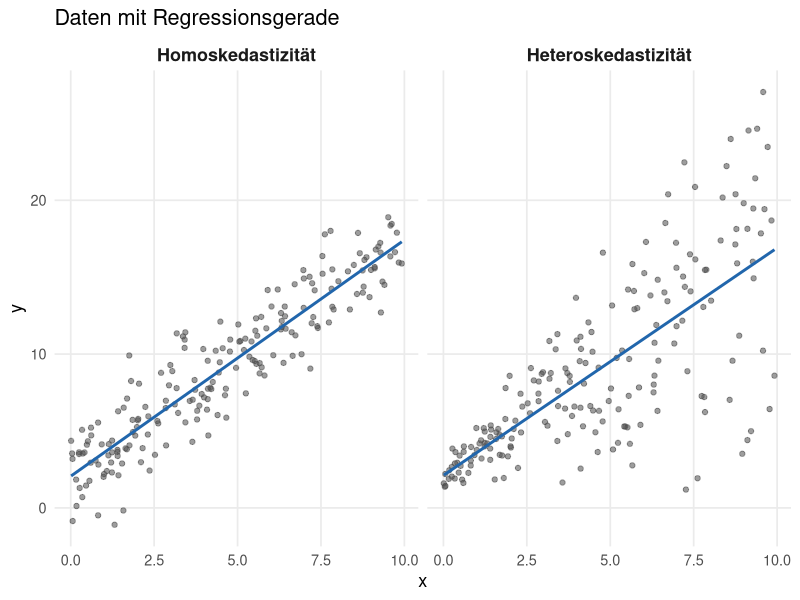
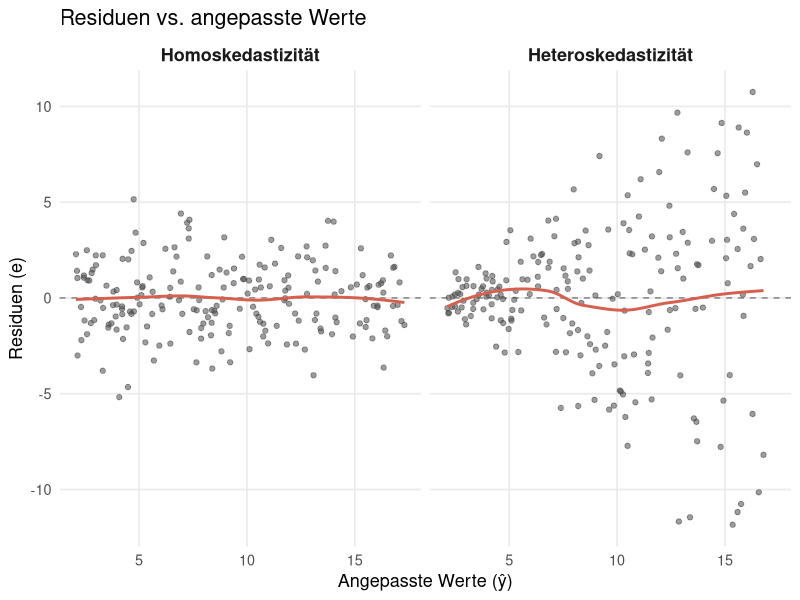
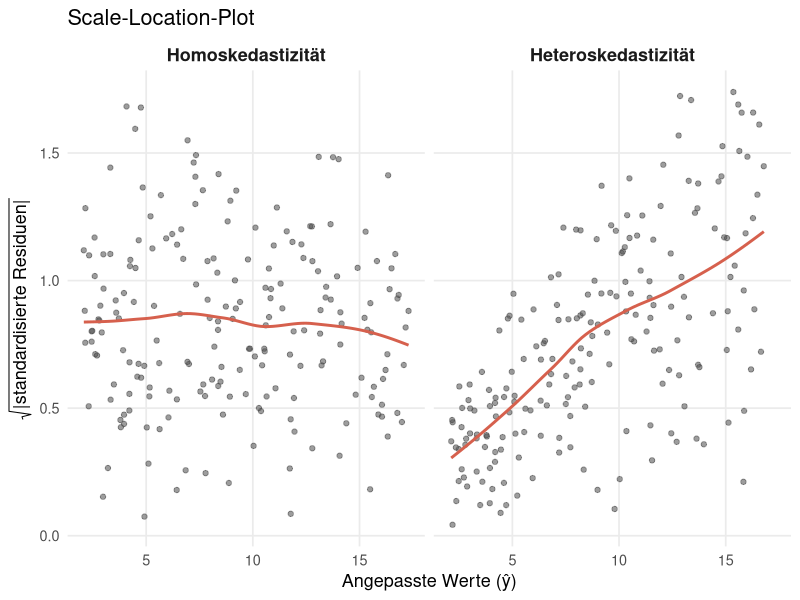
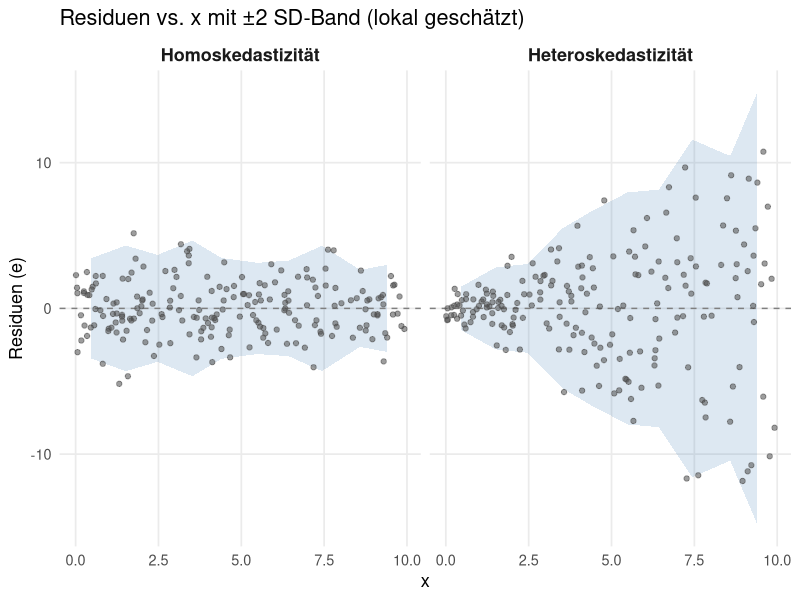

Write the R code that produced these figures, in order.
# =============================================================================
# Model diagnostics: homoscedasticity vs. heteroscedasticity
# Simulated data, linear regression, diagnostic scatterplots (tidyverse)
# =============================================================================

library(tidyverse)
library(broom)   # augment(): fitted values & residuals as a tibble

set.seed(2026)
n <- 200

# --- 1. Simulate data --------------------------------------------------------
# Same true relationship (y = 2 + 1.5x) in both scenarios, only the error
# variance differs:
#   homoscedastic:   sd = 2 (constant)
#   heteroscedastic: sd grows with x (funnel shape)

sim <- tibble(x = runif(n, 0, 10)) |>
  mutate(
    homo   = 2 + 1.5 * x + rnorm(n, sd = 2),
    hetero = 2 + 1.5 * x + rnorm(n, sd = 0.3 + 0.6 * x)
  ) |>
  pivot_longer(c(homo, hetero), names_to = "szenario", values_to = "y") |>
  mutate(szenario = factor(
    szenario,
    levels = c("homo", "hetero"),
    labels = c("Homoskedastizität", "Heteroskedastizität")
  ))

# --- 2. Fit one model per scenario, extract residuals -----------------------

diag <- sim |>
  nest(data = -szenario) |>
  mutate(
    fit = map(data, \(d) lm(y ~ x, data = d)),
    aug = map(fit, augment)
  ) |>
  select(szenario, aug) |>
  unnest(aug)

# Common look
theme_set(theme_minimal(base_size = 13) +
            theme(strip.text = element_text(face = "bold", size = 13),
                  panel.grid.minor = element_blank()))
col_pts    <- "grey30"
col_line   <- "#2166AC"
col_smooth <- "#D6604D"

# --- 3. Plot A: Raw data with regression line -------------------------------

p_data <- ggplot(sim, aes(x, y)) +
  geom_point(alpha = 0.55, colour = col_pts) +
  geom_smooth(method = "lm", formula = y ~ x, se = FALSE,
              colour = col_line, linewidth = 1) +
  facet_wrap(~ szenario) +
  labs(title = "Daten mit Regressionsgerade",
       x = "x", y = "y")

# --- 4. Plot B: Residuals vs. fitted values ---------------------------------
# Homoscedastic: even band around 0. Heteroscedastic: funnel.

p_resid <- ggplot(diag, aes(.fitted, .resid)) +
  geom_hline(yintercept = 0, linetype = "dashed", colour = "grey50") +
  geom_point(alpha = 0.55, colour = col_pts) +
  geom_smooth(method = "loess", formula = y ~ x, se = FALSE,
              colour = col_smooth, linewidth = 1) +
  facet_wrap(~ szenario) +
  labs(title = "Residuen vs. angepasste Werte",
       x = "Angepasste Werte (ŷ)", y = "Residuen (e)")

# --- 5. Plot C: Scale-location plot -----------------------------------------
# sqrt(|standardised residuals|) vs. fitted values.
# Flat smoother = constant variance; rising smoother = heteroscedasticity.

p_scale <- ggplot(diag, aes(.fitted, sqrt(abs(.std.resid)))) +
  geom_point(alpha = 0.55, colour = col_pts) +
  geom_smooth(method = "loess", formula = y ~ x, se = FALSE,
              colour = col_smooth, linewidth = 1) +
  facet_wrap(~ szenario) +
  labs(title = "Scale-Location-Plot",
       x = "Angepasste Werte (ŷ)",
       y = expression(sqrt("|standardisierte Residuen|")))

# --- 6. Plot D: Residuals vs. x with ±2 SD envelope ------------------------
# Local spread (rolling SD over 10 x-bins) makes the changing variance visible.

envelope <- diag |>
  mutate(bin = cut_interval(x, 10)) |>
  group_by(szenario, bin) |>
  summarise(x_mid = mean(x), sd_res = sd(.resid), .groups = "drop")

p_env <- ggplot(diag, aes(x, .resid)) +
  geom_ribbon(data = envelope,
              aes(x = x_mid, ymin = -2 * sd_res, ymax = 2 * sd_res),
              inherit.aes = FALSE, fill = col_line, alpha = 0.15) +
  geom_hline(yintercept = 0, linetype = "dashed", colour = "grey50") +
  geom_point(alpha = 0.55, colour = col_pts) +
  facet_wrap(~ szenario) +
  labs(title = "Residuen vs. x mit ±2 SD-Band (lokal geschätzt)",
       x = "x", y = "Residuen (e)")

# --- 7. Show / save ---------------------------------------------------------

p_data
p_resid
p_scale
p_env

# Optional: save for slides
# ggsave("resid_vs_fitted.png", p_resid, width = 10, height = 4.5, dpi = 300)
# ggsave("scale_location.png",  p_scale, width = 10, height = 4.5, dpi = 300)

# Optional: formal test (Breusch-Pagan), package lmtest
# sim |>
#   nest(data = -szenario) |>
#   mutate(bp = map(data, \(d) lmtest::bptest(lm(y ~ x, data = d))),
#          bp = map(bp, tidy)) |>
#   unnest(bp) |>
#   select(szenario, statistic, p.value)
